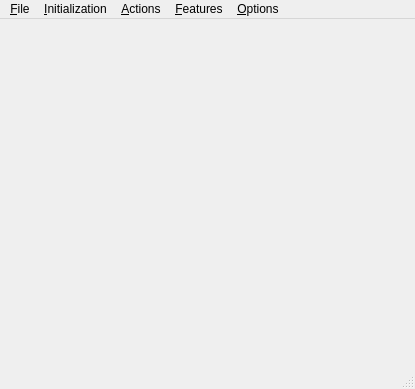
<ui version="4.0" >
 <class>periodicClass</class>
 <widget class="QMainWindow" name="periodicClass" >
  <property name="geometry" >
   <rect>
    <x>0</x>
    <y>0</y>
    <width>415</width>
    <height>389</height>
   </rect>
  </property>
  <property name="windowTitle" >
   <string>CGAL Periodic Delaunay Triangulation</string>
  </property>
  <widget class="QWidget" name="centralWidget" >
   <layout class="QHBoxLayout" >
    <item>
     <widget class="QGLViewer" name="viewer" />
    </item>
   </layout>
  </widget>
  <widget class="QMenuBar" name="menuBar" >
   <property name="geometry" >
    <rect>
     <x>0</x>
     <y>0</y>
     <width>415</width>
     <height>22</height>
    </rect>
   </property>
   <widget class="QMenu" name="menuFile" >
    <property name="title" >
     <string>&amp;File</string>
    </property>
    <addaction name="actionLoad_Points" />
    <addaction name="actionExport_pov" />
    <addaction name="separator" />
    <addaction name="actionExit" />
   </widget>
   <widget class="QMenu" name="menuOptions" >
    <property name="title" >
     <string>&amp;Options</string>
    </property>
    <addaction name="actionWireframe" />
    <addaction name="actionPlanar_triangulation" />
    <addaction name="separator" />
    <addaction name="actionDraw_1_sheeted_covering" />
    <addaction name="actionDraw_bordering_cells_multiply" />
    <addaction name="separator" />
    <addaction name="actionDraw_segments" />
    <addaction name="actionDraw_triangles" />
    <addaction name="actionDraw_tetrahedra" />
    <addaction name="separator" />
    <addaction name="actionDraw_cube_square" />
    <addaction name="separator" />
    <addaction name="actionClip_along_the_cube_square" />
    <addaction name="action2_color_clipping" />
    <addaction name="separator" />
   </widget>
   <widget class="QMenu" name="menuInitialization" >
    <property name="title" >
     <string>&amp;Initialization</string>
    </property>
    <addaction name="actionEmpty_scene" />
    <addaction name="actionSingle_Point" />
    <addaction name="actionRandom_Point_Set" />
    <addaction name="actionRandom_Points_in_Plane" />
    <addaction name="actionPoint_grid" />
   </widget>
   <widget class="QMenu" name="menuFeatures" >
    <property name="title" >
     <string>&amp;Features</string>
    </property>
    <addaction name="actionPoint_location" />
    <addaction name="actionConflict_region" />
    <addaction name="actionHole" />
    <addaction name="actionStar" />
   </widget>
   <widget class="QMenu" name="menuActions" >
    <property name="title" >
     <string>&amp;Actions</string>
    </property>
    <addaction name="actionFlying_ball" />
    <addaction name="actionPause" />
    <addaction name="separator" />
    <addaction name="actionInsert_point" />
    <addaction name="actionInsert_random_point" />
    <addaction name="separator" />
    <addaction name="actionGrab_image" />
   </widget>
   <addaction name="menuFile" />
   <addaction name="menuInitialization" />
   <addaction name="menuActions" />
   <addaction name="menuFeatures" />
   <addaction name="menuOptions" />
  </widget>
  <widget class="QStatusBar" name="statusBar" />
  <action name="actionLoad_Points" >
   <property name="text" >
    <string>Load Points</string>
   </property>
   <property name="shortcut" >
    <string>Ctrl+O</string>
   </property>
  </action>
  <action name="actionExit" >
   <property name="text" >
    <string>Exit</string>
   </property>
   <property name="shortcut" >
    <string>Ctrl+Q</string>
   </property>
  </action>
  <action name="actionWireframe" >
   <property name="checkable" >
    <bool>true</bool>
   </property>
   <property name="text" >
    <string>Wireframe</string>
   </property>
   <property name="shortcut" >
    <string>X</string>
   </property>
  </action>
  <action name="actionPlanar_triangulation" >
   <property name="checkable" >
    <bool>true</bool>
   </property>
   <property name="text" >
    <string>Planar triangulation</string>
   </property>
   <property name="shortcut" >
    <string>Z</string>
   </property>
  </action>
  <action name="actionDraw_1_sheeted_covering" >
   <property name="checkable" >
    <bool>true</bool>
   </property>
   <property name="checked" >
    <bool>true</bool>
   </property>
   <property name="text" >
    <string>Draw 1-sheeted covering</string>
   </property>
   <property name="shortcut" >
    <string>1</string>
   </property>
  </action>
  <action name="actionDraw_bordering_cells_multiply" >
   <property name="checkable" >
    <bool>true</bool>
   </property>
   <property name="checked" >
    <bool>true</bool>
   </property>
   <property name="text" >
    <string>Draw bordering cells multiply</string>
   </property>
   <property name="shortcut" >
    <string>M</string>
   </property>
  </action>
  <action name="actionClip_along_the_cube_square" >
   <property name="checkable" >
    <bool>true</bool>
   </property>
   <property name="text" >
    <string>Clip along the cube/square</string>
   </property>
  </action>
  <action name="action2_color_clipping" >
   <property name="checkable" >
    <bool>true</bool>
   </property>
   <property name="enabled" >
    <bool>false</bool>
   </property>
   <property name="text" >
    <string>2-color clipping</string>
   </property>
  </action>
  <action name="actionPoint_grid" >
   <property name="text" >
    <string>Point grid</string>
   </property>
   <property name="shortcut" >
    <string>F5</string>
   </property>
  </action>
  <action name="actionSingle_Point" >
   <property name="text" >
    <string>Single point</string>
   </property>
   <property name="shortcut" >
    <string>F2</string>
   </property>
  </action>
  <action name="actionRandom_Points_in_Plane" >
   <property name="text" >
    <string>Random planar point set</string>
   </property>
   <property name="shortcut" >
    <string>F4</string>
   </property>
  </action>
  <action name="actionRandom_Point_Set" >
   <property name="text" >
    <string>Random point set</string>
   </property>
   <property name="shortcut" >
    <string>F3</string>
   </property>
  </action>
  <action name="actionEmpty_scene" >
   <property name="text" >
    <string>Empty scene</string>
   </property>
   <property name="shortcut" >
    <string>F1</string>
   </property>
  </action>
  <action name="actionShow_flying_ball" >
   <property name="checkable" >
    <bool>true</bool>
   </property>
   <property name="text" >
    <string>Show flying ball</string>
   </property>
   <property name="shortcut" >
    <string>B</string>
   </property>
  </action>
  <action name="actionDraw_cube_square" >
   <property name="checkable" >
    <bool>true</bool>
   </property>
   <property name="checked" >
    <bool>true</bool>
   </property>
   <property name="text" >
    <string>Draw domain (cube/square)</string>
   </property>
   <property name="shortcut" >
    <string>D</string>
   </property>
  </action>
  <action name="actionPoint_location" >
   <property name="checkable" >
    <bool>true</bool>
   </property>
   <property name="text" >
    <string>Point location</string>
   </property>
   <property name="shortcut" >
    <string>L</string>
   </property>
  </action>
  <action name="actionConflict_region" >
   <property name="checkable" >
    <bool>true</bool>
   </property>
   <property name="text" >
    <string>Conflict region</string>
   </property>
   <property name="shortcut" >
    <string>C</string>
   </property>
  </action>
  <action name="actionHole" >
   <property name="checkable" >
    <bool>true</bool>
   </property>
   <property name="text" >
    <string>Hole*</string>
   </property>
   <property name="shortcut" >
    <string>H</string>
   </property>
  </action>
  <action name="actionStar" >
   <property name="checkable" >
    <bool>true</bool>
   </property>
   <property name="text" >
    <string>Star*</string>
   </property>
   <property name="shortcut" >
    <string>S</string>
   </property>
  </action>
  <action name="actionFlying_ball" >
   <property name="checkable" >
    <bool>true</bool>
   </property>
   <property name="text" >
    <string>Flying ball</string>
   </property>
   <property name="shortcut" >
    <string>B</string>
   </property>
  </action>
  <action name="actionPause" >
   <property name="checkable" >
    <bool>true</bool>
   </property>
   <property name="text" >
    <string>Pause</string>
   </property>
   <property name="shortcut" >
    <string>P</string>
   </property>
  </action>
  <action name="actionInsert_point" >
   <property name="text" >
    <string>Insert point</string>
   </property>
   <property name="shortcut" >
    <string>I</string>
   </property>
  </action>
  <action name="actionInsert_random_point" >
   <property name="text" >
    <string>Insert random point</string>
   </property>
   <property name="shortcut" >
    <string>R</string>
   </property>
  </action>
  <action name="actionDraw_segments" >
   <property name="checkable" >
    <bool>true</bool>
   </property>
   <property name="checked" >
    <bool>false</bool>
   </property>
   <property name="text" >
    <string>Draw segments</string>
   </property>
   <property name="shortcut" >
    <string>2</string>
   </property>
  </action>
  <action name="actionDraw_triangles" >
   <property name="checkable" >
    <bool>true</bool>
   </property>
   <property name="text" >
    <string>Draw triangles</string>
   </property>
   <property name="shortcut" >
    <string>3</string>
   </property>
  </action>
  <action name="actionDraw_tetrahedra" >
   <property name="checkable" >
    <bool>true</bool>
   </property>
   <property name="checked" >
    <bool>true</bool>
   </property>
   <property name="text" >
    <string>Draw tetrahedra</string>
   </property>
   <property name="shortcut" >
    <string>4</string>
   </property>
  </action>
  <action name="actionGrab_image" >
   <property name="checkable" >
    <bool>false</bool>
   </property>
   <property name="text" >
    <string>Grab image</string>
   </property>
   <property name="shortcut" >
    <string>G</string>
   </property>
  </action>
  <action name="actionExport_pov" >
   <property name="text" >
    <string>Export pov</string>
   </property>
   <property name="shortcut" >
    <string>Ctrl+E</string>
   </property>
  </action>
 </widget>
 <layoutdefault spacing="6" margin="11" />
 <customwidgets>
  <customwidget>
   <class>QGLViewer</class>
   <extends>QWidget</extends>
   <header>QGLViewer/qglviewer.h</header>
  </customwidget>
 </customwidgets>
 <resources/>
 <connections>
  <connection>
   <sender>actionClip_along_the_cube_square</sender>
   <signal>toggled(bool)</signal>
   <receiver>action2_color_clipping</receiver>
   <slot>setEnabled(bool)</slot>
   <hints>
    <hint type="sourcelabel" >
     <x>-1</x>
     <y>-1</y>
    </hint>
    <hint type="destinationlabel" >
     <x>-1</x>
     <y>-1</y>
    </hint>
   </hints>
  </connection>
 </connections>
</ui>
